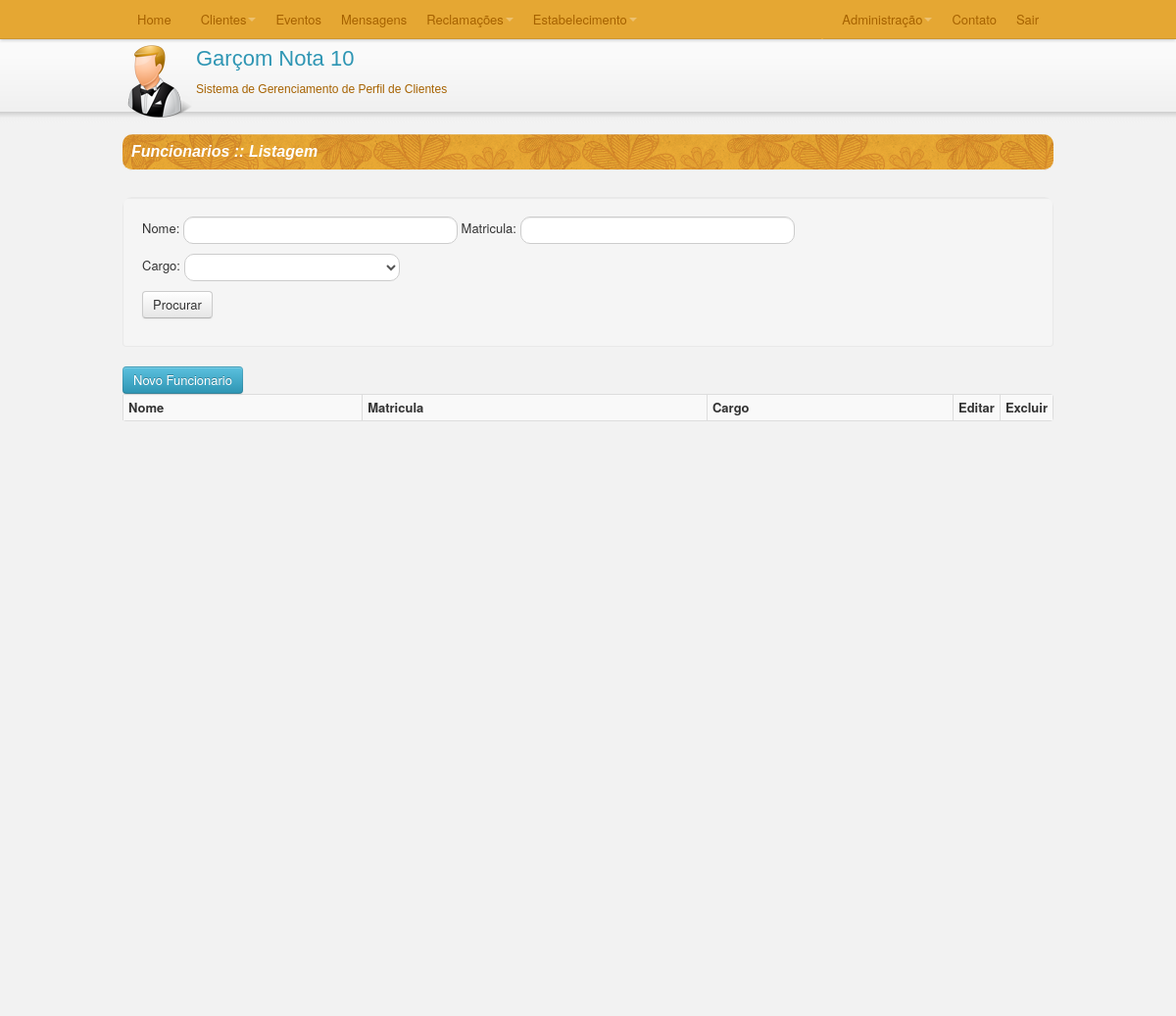
/TCC/C/listaFuncionarios.php, run on an earlier commit of the app's database.
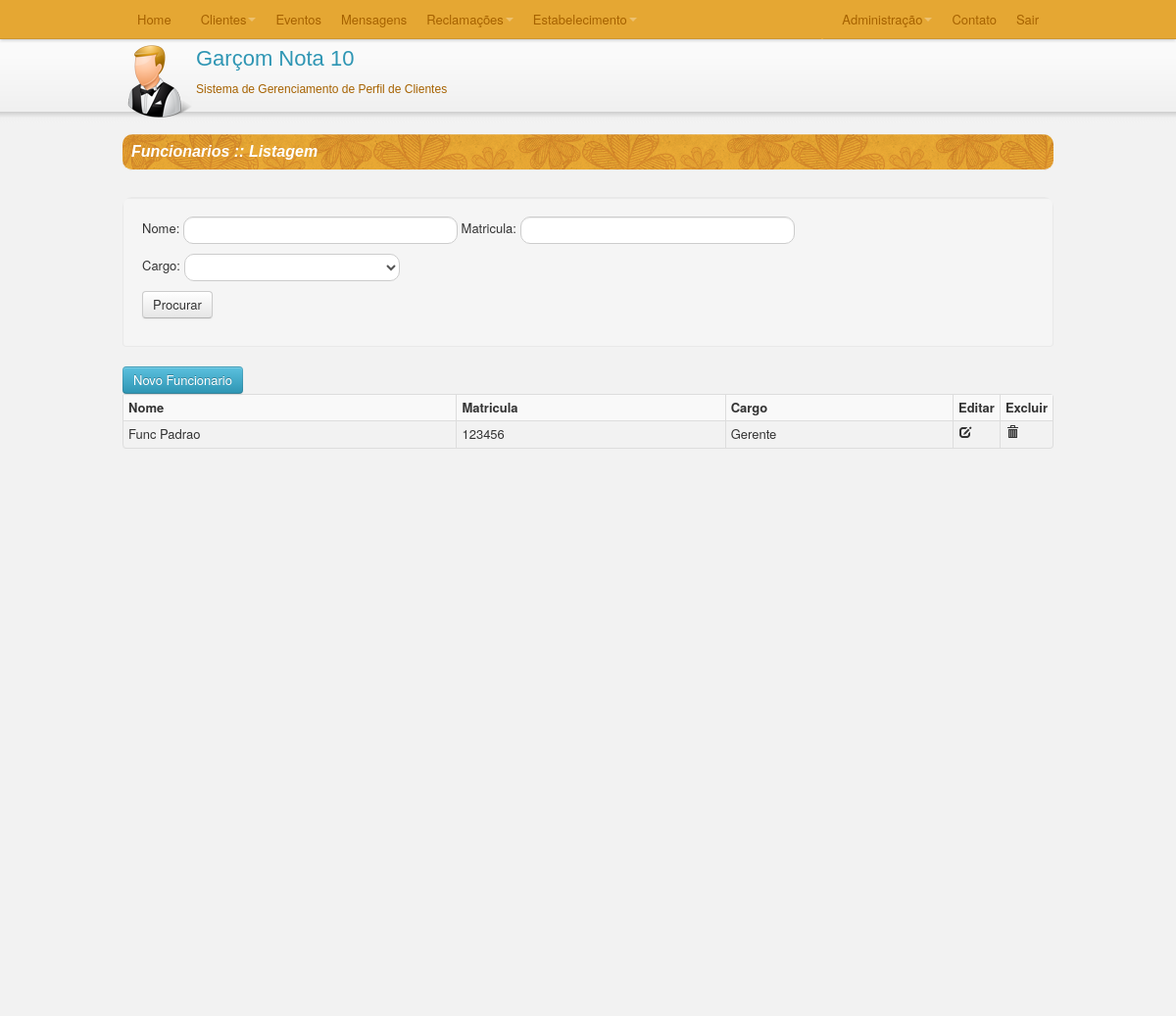
And on a later commit of the database.
### TCC/C/listaFuncionarios.php (called while the page is built, shortened)
<?php
require_once("SmartyConf.php");
require_once("../M/classes/Funcionario.class.php");
require_once("../M/dao/FuncionarioDAO.class.php");
require_once("../M/dao/CargoDAO.class.php");
$con = new Conexao();
$DAO = new FuncionarioDAO($con->getConexao());
$cargoDAO = new CargoDAO($con->getConexao());
if(isset($_REQUEST['nomeFuncionario'])){
    $nome = $_REQUEST['nomeFuncionario'];
    $smarty->assign("nomeFuncionario",$nome);
}else{
    $nome = "";
}
if(isset($_REQUEST['matriculaFuncionario'])){
    $matricula = $_REQUEST['matriculaFuncionario'];
    $smarty->assign("matriculaFuncionario",$matricula);
}else{
    $matricula = "";
}
if(isset($_REQUEST['idcargo'])){
    $cargo = $_REQUEST['idcargo'];
    $smarty->assign("idcargo",$cargo);
}else{
    $cargo = "";
}
$funcionarios = $DAO->getFuncionarios_Filtro($nome,$matricula,$cargo);
$total = count($funcionarios);
$cargos = $cargoDAO->getCargos();
$smarty->assign("ret",$_REQUEST['ret']);
$smarty->assign("totalFuncionarios",$total);
$smarty->assign("funcionarios",$funcionarios);
$smarty->assign("cargos",$cargos);
$smarty->display("listaFuncionario.html");

### TCC/M/classes/Funcionario.class.php (called while the page is built, shortened)
<?php
class Funcionario {
    private $func_id, $func_nome, $func_matricula, $car_id, $car_descricao;
    public function getFuncionario_ID(){
        return $this->func_id;
    }
    public function getFuncionario_Nome() {
        return $this->func_nome;
    }
    public function getFuncionario_Matricula() {
        return $this->func_matricula;
    }
    public function getCargo_Descricao() {
        return $this->car_descricao;
    }
    public function setFuncionario_ID($func_id) {
        $this->func_id = $func_id;
    }
    public function setFuncionario_Nome($func_nome) {
        $this->func_nome = $func_nome;
    }
    public function setFuncionario_Matricula($func_matricula) {
        $this->func_matricula = $func_matricula;
    }
    public function setCargo_Descricao($car_descricao) {
        $this->car_descricao = $car_descricao;
    }
}
?>

### TCC/M/dao/FuncionarioDAO.class.php (called while the page is built, shortened)
<?php
class FuncionarioDAO {
    private $conexao;
    function __construct($conexao) {
        $this->conexao = $conexao;
    }
    function getFuncionarios_Filtro($func_nome, $func_matricula, $car_id){
        $sql = " SELECT
                    f.func_id
                    , f.func_nome
                    , f.func_matricula
                    , f.car_id
                    , c.car_descricao
                 FROM funcionario f
                 INNER JOIN cargo c ON f.car_id = c.car_id
                 WHERE 1 ";
        $sql.= " ORDER BY f.func_nome ";
        $funcionarios = array();
        $query = mysql_query($sql,$this->conexao);
        while($rows = mysql_fetch_array($query)) {
            $funcionario = new Funcionario;
            $funcionario->setFuncionario_ID($rows['func_id']);
            $funcionario->setFuncionario_Nome($rows['func_nome']);
            $funcionario->setFuncionario_Matricula($rows['func_matricula']);
            $funcionario->setCargo_ID($rows['car_id']);
            $funcionario->setCargo_Descricao($rows['car_descricao']);
            $funcionarios[] = $funcionario;
        }
        return $funcionarios;
    }
}
?>

### TCC/V/smarty/templates_c/%%2F^2F1^2F1AD391%%listaFuncionario.html.php (the view, shortened to what the changed rows need)
 <?php $_smarty_tpl_vars = $this->_tpl_vars;
$this->_tpl_vars = $_smarty_tpl_vars;
 ?>
<html>
    <?php echo '
    <head>
        <title>Funcionarios</title>
        <meta http-equiv="Content-Type" content="text/html; charset=UTF-8">
        <link rel="stylesheet" type="text/css" href="../V/css/bootstrap.css">
        <link rel="stylesheet" type="text/css" href="../V/css/bootstrap.min.css">
        <link rel="stylesheet" type="text/css" href="../V/css/processo.css">
        <script type="text/javascript" language="JavaScript" src="../V/js/bootstrap.js"></script>
        <script type="text/javascript" >
            $(function(){
                $("[rel=tooltip]").tooltip();
            });
           function abreNovo(){
               window.location.href="cadFuncionario.php";
           }
           function editar(idFuncionario){
             window.location.href="cadFuncionario.php?idFuncionario="+idFuncionario;
           }
           function enviar(){
               $("#formFuncionario").submit();
           }
           function excluir(idFuncionario){
               if(confirm("Deseja realmente Excluir?")){
                   location.href="excluirFuncionario.php?idFuncionario="+idFuncionario;
               }else{
                   return false;
               }
           }
        </script>
    </head>
    '; ?>
    <body>
        <div id="conteudo" <?php if ($this->_tpl_vars['totalFuncionarios'] > 10): ?> style='height:100%;' <?php endif; ?>>
            <div class="container1">
                    <div class="grid">
                          <table class="table table-striped table-bordered table-condensed">
                              <tr>
                                  <th>Nome</th>
                                  <th>Matricula</th>
                                  <th>Cargo</th>
                                  <th class=tdBotao>Editar</th>
                                  <th class=tdBotao>Excluir</th>
                              </tr>
                              <?php $_from = $this->_tpl_vars['funcionarios']; if (!is_array($_from) && !is_object($_from)) { settype($_from, 'array'); }if (count($_from)):
    foreach ($_from as $this->_tpl_vars['funcionario']):
?>
                              <tr>
                                  <td><?php echo $this->_tpl_vars['funcionario']->getFuncionario_Nome(); ?>
</td>
                                  <td><?php echo $this->_tpl_vars['funcionario']->getFuncionario_Matricula(); ?>
</td>
                                  <td><?php echo $this->_tpl_vars['funcionario']->getCargo_Descricao(); ?>
</td>
                                  <td><a href="#" rel="tooltip" onclick="return editar('<?php echo $this->_tpl_vars['funcionario']->getFuncionario_ID(); ?>
');"  title="Clique para Editar este Funcionario"><i class="icon-edit"></i></a></td>
                                  <td><a href="#" rel="tooltip" onclick="return excluir('<?php echo $this->_tpl_vars['funcionario']->getFuncionario_ID(); ?>
');" title="Clique para Excluir este Funcionario"><i class="icon-trash"></i></a></td>
                              </tr>
                              <?php endforeach; endif; unset($_from); ?>
                          </table>
                    </div>
            </div>
       </div>
    </body>
</html>

What changed in the data, as far as the page shows it:
added funcionario: func_nome "Func Padrao", func_matricula "123456", car.car_descricao "Gerente"
